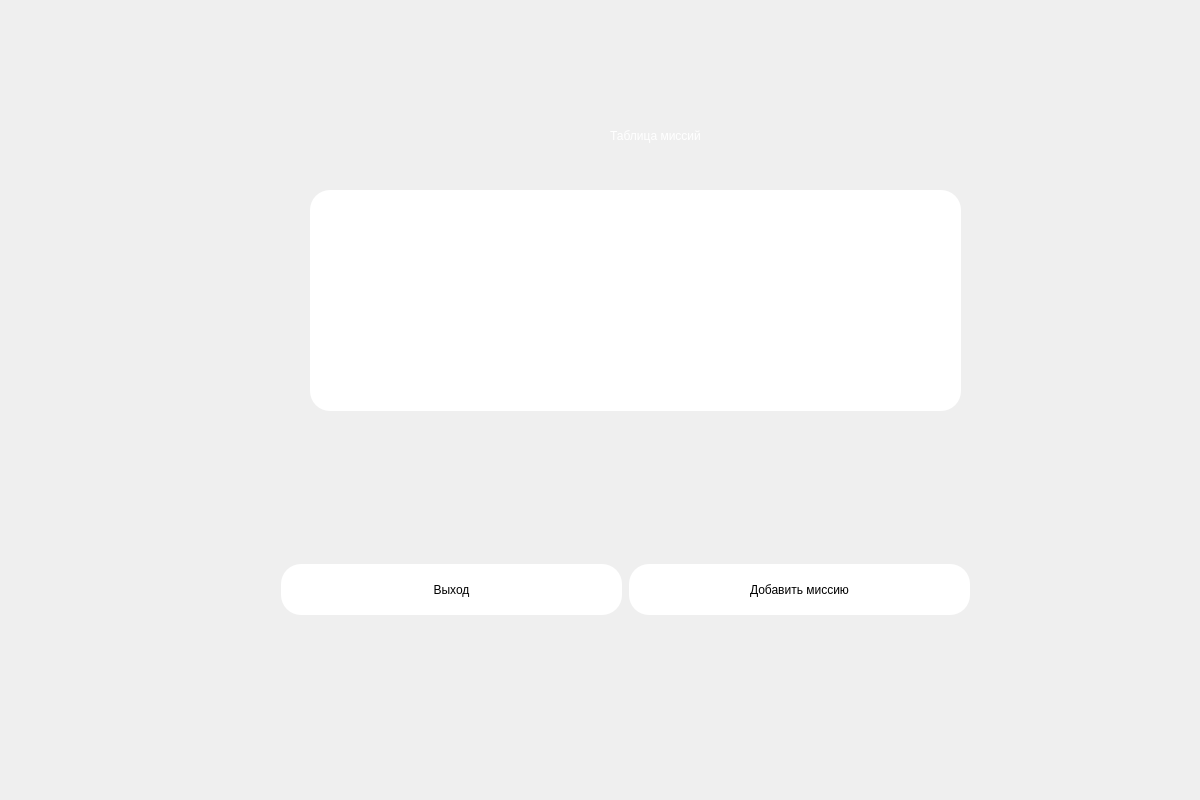
<?xml version="1.0" encoding="UTF-8"?>
<ui version="4.0">
 <class>Dialog</class>
 <widget class="QDialog" name="Dialog">
  <property name="geometry">
   <rect>
    <x>0</x>
    <y>0</y>
    <width>1200</width>
    <height>800</height>
   </rect>
  </property>
  <property name="windowTitle">
   <string>Dialog</string>
  </property>
  <widget class="QWidget" name="bgwidget" native="true">
   <property name="geometry">
    <rect>
     <x>0</x>
     <y>0</y>
     <width>1201</width>
     <height>801</height>
    </rect>
   </property>
   <property name="styleSheet">
    <string notr="true">QWidget#bgwidget{
background-image: url(C:/Projects/Python/Course/Course/assets/militarybcnd.png)

}</string>
   </property>
   <widget class="QLabel" name="label">
    <property name="geometry">
     <rect>
      <x>420</x>
      <y>100</y>
      <width>471</width>
      <height>71</height>
     </rect>
    </property>
    <property name="styleSheet">
     <string notr="true">font: 36pt &quot;MS Shell Dlg 2&quot;; color:rgb(255, 255, 255)</string>
    </property>
    <property name="text">
     <string>Таблица миссий</string>
    </property>
    <property name="alignment">
     <set>Qt::AlignCenter</set>
    </property>
   </widget>
   <widget class="QLabel" name="image">
    <property name="geometry">
     <rect>
      <x>80</x>
      <y>190</y>
      <width>151</width>
      <height>141</height>
     </rect>
    </property>
    <property name="styleSheet">
     <string notr="true">border-radius:50%;</string>
    </property>
    <property name="text">
     <string/>
    </property>
    <property name="scaledContents">
     <bool>true</bool>
    </property>
   </widget>
   <widget class="QWidget" name="horizontalLayoutWidget">
    <property name="geometry">
     <rect>
      <x>280</x>
      <y>550</y>
      <width>691</width>
      <height>80</height>
     </rect>
    </property>
    <layout class="QHBoxLayout" name="bot">
     <item>
      <widget class="QPushButton" name="back">
       <property name="minimumSize">
        <size>
         <width>341</width>
         <height>51</height>
        </size>
       </property>
       <property name="maximumSize">
        <size>
         <width>341</width>
         <height>51</height>
        </size>
       </property>
       <property name="styleSheet">
        <string notr="true">border-radius:20px;
background-color: rgb(255, 255, 255);
font: 14pt &quot;MS Shell Dlg 2&quot;;</string>
       </property>
       <property name="text">
        <string>Выход</string>
       </property>
      </widget>
     </item>
     <item>
      <widget class="QPushButton" name="add">
       <property name="minimumSize">
        <size>
         <width>341</width>
         <height>51</height>
        </size>
       </property>
       <property name="maximumSize">
        <size>
         <width>341</width>
         <height>51</height>
        </size>
       </property>
       <property name="styleSheet">
        <string notr="true">border-radius:20px;
background-color: rgb(255, 255, 255);
font: 14pt &quot;MS Shell Dlg 2&quot;;</string>
       </property>
       <property name="text">
        <string>Добавить миссию</string>
       </property>
      </widget>
     </item>
    </layout>
   </widget>
   <widget class="QTableView" name="missions">
    <property name="geometry">
     <rect>
      <x>310</x>
      <y>190</y>
      <width>651</width>
      <height>221</height>
     </rect>
    </property>
    <property name="minimumSize">
     <size>
      <width>651</width>
      <height>221</height>
     </size>
    </property>
    <property name="maximumSize">
     <size>
      <width>16777213</width>
      <height>16777215</height>
     </size>
    </property>
    <property name="styleSheet">
     <string notr="true">border-radius:20px;
background-color: rgb(255, 255, 255);
font: 14pt &quot;MS Shell Dlg 2&quot;;</string>
    </property>
   </widget>
  </widget>
 </widget>
 <resources/>
 <connections/>
</ui>
